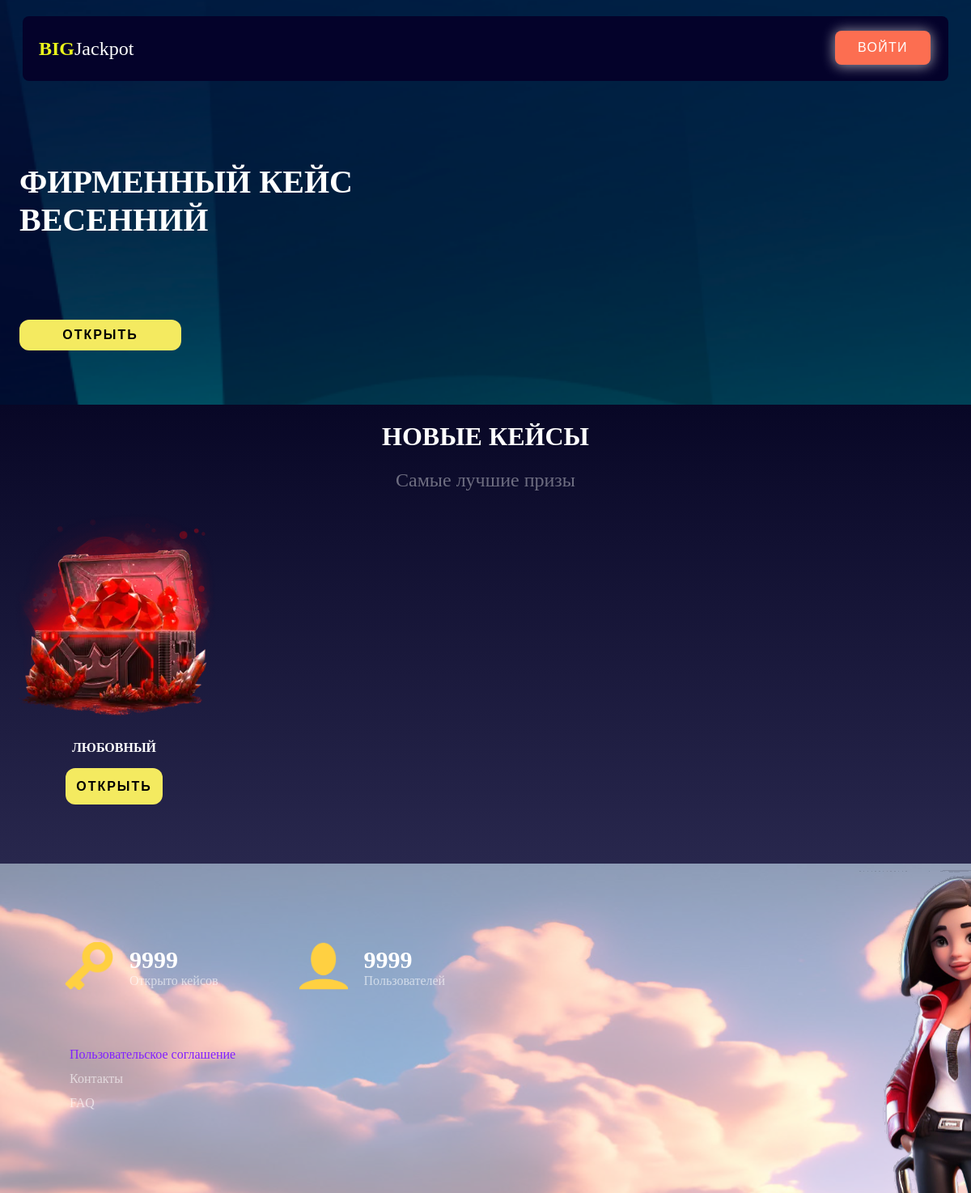
The app's page /, older data.
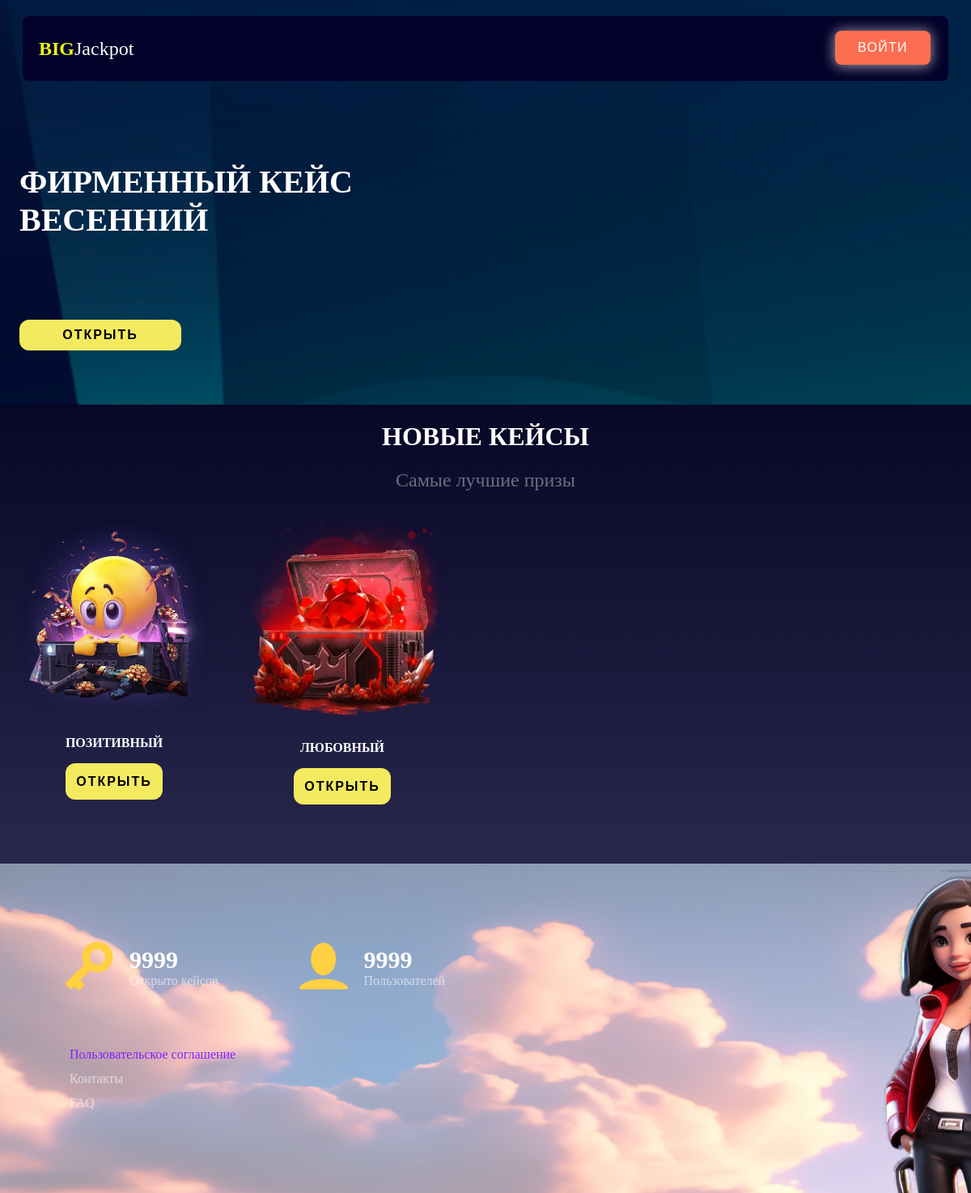
The same page, newer data.
### case/models.py (models this page shows, shortened)
class Case(models.Model):
    name = models.CharField(max_length=100, verbose_name='Название кейса')
    img_certificates = ResizedImageField(
        verbose_name='Изображение', force_format="WEBP", quality=75, upload_to="case")
    categories = models.ManyToManyField(Category, related_name='cases', verbose_name='Категории')
    class Meta:
        verbose_name = 'Кейс'
        verbose_name_plural = 'Кейсы'

### case/views.py (the view)
# urls.py: path('', index, name='index'),
def index(request):
    cases_popular = Case.objects.order_by('-id')[:6]
    categories = Category.objects.all()
    data = {
        'cases' : cases_popular,
        'categories' :categories,
    }
    return render(request, 'main/index.html', context=data)

### templates/main/index.html (shortened to what this page needs)
<!DOCTYPE html>
<html lang="ru">
    <head>
        {% load static %}
        <link rel="stylesheet" type="text/css" href="{% static 'css/style-button.css' %}">
        <link rel="stylesheet" type="text/css" href="{% static 'css/stylesHome.css' %}">
        <link rel="stylesheet" type="text/css" href="{% static 'css/header.css' %}">
    </head>
    <body>
        {% include 'main/module/header.html' %}
        <main class="styles-main">
            <div class="gif-box">
                <p>фирменный кейс<br>весенний</p>
                <div class="button-style">
                    <form action="{{ settings.SITE_URL }}case/4/">
                        <button class="styles-button" type="submit">открыть</button>
                       </form>
                </div>
            </div>
            <div class="boxCase">
                <div class="style-text-case1">
                    <h1>новые кейсы</h1>
                    <p>Самые лучшие призы</p>
                </div>
                <div class="caseContainer">
                    {% for case in cases %}
                    <div class="box-Case">
                        <div class="img-Case">
                            <img class="img_case" src="{{ case.img_certificates.url }}" alt="{{ case.name }}">
                        </div>
                        <p>{{ case.name }}</p>
                        <div class="button_style">
                            <a href="/case/{{ case.id }}">
                            <input class="styles-button" type="button" value="Открыть">
                            </a>
                        </div>
                    </div>
                    {% endfor %}
                </div>
            </div>
        </main>
        {% include 'main/module/footer.html' %}
    </body>
</html>

### templates/main/module/header.html
{% load static %}
<header class="top-menu">
    <div class="style-header">
        <a href="/" class="home_link"><p><b>big</b>Jackpot</p></a>
        <div class="button_style">
            {% if request.user.is_authenticated %}
                <a href="{{ settings.SITE_URL }}profile/">
                    <button id="button" class="style-buttons" type="button">{{ user.username }}</button>
                </a>
            {% else %}
                <a href="{% url 'login' %}">
                    <button id="button" class="style-buttons" type="button">войти</button>
                </a>
            {% endif %}
        </div>
    </div>
</header>

### templates/main/module/footer.html
<footer class="information-case">
    <div class="context">
        <div class="infrormation">
            <div class="call">
                <div class="key-img">
                    <img src="/media/ключ.webp" alt="key">
                </div>
                <div class="inf-key">
                    <p>9999</p>
                    <p>Открыто кейсов</p>
                </div>
            </div>
            <div class="call">
                <div class="key-img">
                    <img src="/media/пользовател.webp" alt="profil">
                </div>
                <div class="inf-key">
                    <p>9999</p>
                    <p>Пользователей</p>
                </div>
            </div>
        </div>
        <div class="link">
            <a href="#">Пользовательское соглашение</a>
            <a href="#">Контакты</a>
            <a href="#">faq</a>
        </div>
    </div>
</footer>

### static/css/style-button.css (style rules this page uses)
.styles-button { appearance: none; background-color: #f4ea60; border: none; border-radius: 12px; box-sizing: border-box; color: black; cursor: pointer; display: inline-block; font-size: 1rem; font-weight: 600; line-height: normal; margin: 0; min-width: 0; outline: none; padding: 10px; text-align: center; text-decoration: none; text-transform: uppercase; letter-spacing: 2px; transition: all 300ms cubic-bezier(.23, 1, 0.32, 1); user-select: none; -webkit-user-select: none; touch-action: manipulation; max-width: 272px; max-height: 56px; width: 100%; height: 100%; will-change: transform; }
.style-buttons { padding: 11px 28px; border-radius: 8px; border: none; box-shadow: 0px 1px 16px 1px rgba(255, 255, 255, 0.6); line-height: 1.25; background: #FC6E51; text-decoration: none; color: white; font-size: 1rem; letter-spacing: 0.08em; text-transform: uppercase; transition: background-color .6s ease; overflow: hidden; }

### static/css/stylesHome.css (style rules this page uses)
.styles-main { display: flex; flex-direction: column; }
.gif-box { display: flex; flex-direction: column; justify-content: flex-end; padding: 0 2vw; height: 500px; background-image: url("/media/bigfuut.webp"); background-repeat: no-repeat; background-position: center; background-attachment: fixed; -webkit-background-size: cover; -moz-background-size: cover; -o-background-size: cover; background-size: cover; }
.gif-box p { font-size: 2.5rem; font-weight: 700; color: #FFFFFF; text-transform: uppercase; }
.button-style { margin: 60px 0; height: 45px; }
.styles-button { max-width: 200px !important; width: 100% !important; }
.boxCase { display: flex; flex-direction: column; align-items: center; padding-bottom: 4em; background: linear-gradient(0deg,#28274d,#080726); }
.style-text-case1 { display: flex; flex-direction: column; align-items: center; margin-bottom: 1em; }
.style-text-case1 p { color: rgba(255,255,255, 0.4); font-size: 1.5rem; margin: 0; }
.box-Case { display: flex; flex-direction: column; align-items: center; width: 250px; height: 380px; margin: auto 1em; }
.box-Case p { text-transform: uppercase; color: #FFFFFF; font-weight: 700; }
.img-Case { margin: 10px auto; display: flex; }
.caseContainer { display: flex; width: 100%; height: 100%; max-width: 1699px; display: flex; flex-wrap: wrap; }
.infrormation { display: flex; margin: 0 0 60px; }
.infrormation .call:nth-child(2) { margin-left: 5em; }
.call { display: flex; align-items: center; }
.link { display: flex; flex-direction: column; }
.link > a { margin: 6px; text-decoration: none; font-size: 1rem; color: rgba(255, 255, 255, 0.6); }
.link a:nth-child(1) { color: rgba(129, 32, 255, 1); }
.link a:nth-child(3) { text-transform: uppercase; }
.key-img { max-width: 60px; width: 100%; }
.inf-key { padding: 0 20px; }
.inf-key p:nth-child(1) { font-size: 1.875rem; margin: 0; font-weight: 700; color: #FFFFFF; }
.inf-key p:nth-child(2) { font-size: 1rem; color: rgba(255, 255, 255, 0.6); margin: 0; }
.key-img img { width: 100%; }
.context { padding: 6em 5em; }
.information-case { background-image: url("/media/fon_woman.svg"); background-size: auto; object-fit: cover; }
.img_case { width: 100%; max-width: 260px; height: 100%; max-height: 260px; }

### static/css/header.css (style rules this page uses)
body { margin: 0; }
h1 { text-transform: uppercase; color: white; }
.top-menu { display: flex; justify-content: center; }
.style-header { position: fixed; z-index: 999; display: flex; justify-content: space-between; align-items: center; width: 92%; max-height: 80px; height: 100%; border-radius: 8px; margin: 20px 0; padding: 0 20px; background-color: #04022a; }
.style-header p { color: #FFFFFF; font-size: 1.5rem; }
.style-header p b { color: #ebf61b; text-transform: uppercase; }
.button_style { max-height: 45px; height: 100%; max-width: 120px; width: 100%; }
.home_link { text-decoration : none; }

Row changes from the older to the newer data that the page shows:
added Case: img_certificates (picture), name "ПОЗИТИВНЫЙ"
